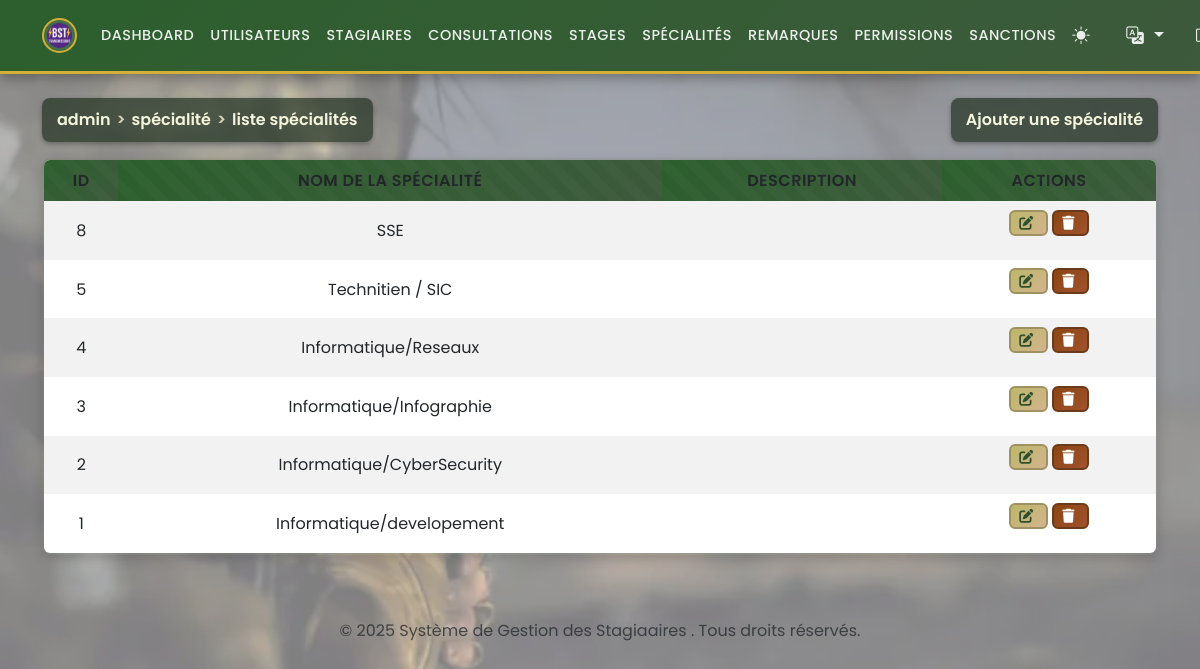
The page /admin/manage_specialites.php (signed in) on the database its author committed.
### tables this page shows
CREATE TABLE `specialites` (
  `id` int(11) NOT NULL,
  `nom_specialite` varchar(150) NOT NULL,
  `description` text DEFAULT NULL
);

### functions.php (called while the page is built, shortened)
<?php
if (isset($_GET['lang'])) {
    $lang = $_GET['lang'];
    $_SESSION['lang'] = $lang;
} elseif (isset($_SESSION['lang'])) {
    $lang = $_SESSION['lang'];
} else {
    $lang = 'fr';
    $_SESSION['lang'] = $lang;
}
$lang_file = __DIR__ . '/lang/' . $lang . '.php';
if (file_exists($lang_file)) {
    $translations = include $lang_file;
} else {
    $translations = include __DIR__ . '/lang/fr.php';
}
?>

### admin/manage_specialites.php (the view, shortened to what this page needs)
<?php
require '../functions.php';
$specialites = $pdo->query("SELECT * FROM specialites ORDER BY id DESC")->fetchAll();
?>
<?php include '../templates/header.php'; ?>
<div class="d-flex justify-content-between align-items-center mb-3">
<div class="breadcrumb-header"><?php echo htmlspecialchars($translations['breadcrumb_admin']); ?> <span>></span> <?php echo htmlspecialchars($translations['breadcrumb_specialite']); ?> <span>></span> <?php echo htmlspecialchars($translations['breadcrumb_liste_specialites']); ?></div>
<button class="breadcrumb-header" data-bs-toggle="modal" data-bs-target="#addSpecialiteModal"><?php echo htmlspecialchars($translations['add_specialty']); ?></button>
</div>
<table class="table table-striped table-responsive" style="border-radius: 0.5rem; overflow: hidden;">
    <thead>
        <tr>
            <th><?php echo htmlspecialchars($translations['id']); ?></th>
            <th><?php echo htmlspecialchars($translations['specialty_name']); ?></th>
            <th><?php echo htmlspecialchars($translations['description']); ?></th>
            <th><?php echo htmlspecialchars($translations['actions']); ?></th>
        </tr>
    </thead>
    <tbody>
        <?php foreach ($specialites as $spec): ?>
        <tr>
            <td><?php echo $spec['id']; ?></td>
            <td><?php echo $spec['nom_specialite']; ?></td>
            <td><?php echo $spec['description']; ?></td>
            <td>
                <button class="btn btn-sm btn-warning" data-bs-toggle="modal" data-bs-target="#editSpecialiteModal<?php echo $spec['id']; ?>"><i class="fas fa-edit"></i></button>
                <form method="post" action="../actions/delete_specialite.php" style="display:inline-block;" onsubmit="return confirm('<?php echo htmlspecialchars($translations['confirm_delete_specialite'] ?? 'Are you sure you want to delete this specialite?'); ?>');">
                    <button type="submit" class="btn btn-sm btn-danger"><i class="fas fa-trash"></i></button>
                </form>
            </td>
        </tr>
        <?php endforeach; ?>
    </tbody>
</table>
<?php include '../templates/footer.php'; ?>

### rows shown on the page
specialites: id "8", nom_specialite "SSE"
specialites: id "5", nom_specialite "Technitien / SIC"
specialites: id "4", nom_specialite "Informatique/Reseaux"
specialites: id "3", nom_specialite "Informatique/Infographie"
specialites: id "2", nom_specialite "Informatique/CyberSecurity"
specialites: id "1", nom_specialite "Informatique/developement"

### other values the page prints
$translations['dashboard'] "DASHBOARD"
$translations['users'] "UTILISATEURS"
$translations['trainees'] "STAGIAIRES"
$translations['consultations'] "CONSULTATIONS"
$translations['stages'] "STAGES"
$translations['specialities'] "SPÉCIALITÉS"
$translations['notes'] "REMARQUES"
$translations['permissions'] "PERMISSIONS"
$translations['sanctions'] "SANCTIONS"
$translations['breadcrumb_admin'] "admin"
$translations['breadcrumb_specialite'] "spécialité"
$translations['breadcrumb_liste_specialites'] "liste spécialités"
$translations['add_specialty'] "Ajouter une spécialité"
$translations['id'] "ID"
$translations['specialty_name'] "NOM DE LA SPÉCIALITÉ"
